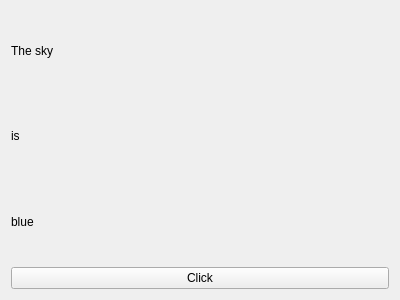
<?xml version="1.0" encoding="UTF-8"?>
<ui version="4.0">
 <class>Widget</class>
 <widget class="QWidget" name="Widget">
  <property name="geometry">
   <rect>
    <x>0</x>
    <y>0</y>
    <width>400</width>
    <height>300</height>
   </rect>
  </property>
  <property name="windowTitle">
   <string>Form</string>
  </property>
  <layout class="QVBoxLayout" name="verticalLayout">
   <item>
    <widget class="QLabel" name="sky_label">
     <property name="text">
      <string>The sky</string>
     </property>
    </widget>
   </item>
   <item>
    <widget class="QLabel" name="is_label">
     <property name="text">
      <string>is</string>
     </property>
    </widget>
   </item>
   <item>
    <widget class="QLabel" name="blue_label">
     <property name="text">
      <string>blue</string>
     </property>
    </widget>
   </item>
   <item>
    <widget class="QPushButton" name="click_button">
     <property name="text">
      <string>Click</string>
     </property>
    </widget>
   </item>
  </layout>
 </widget>
 <resources/>
 <connections/>
</ui>
